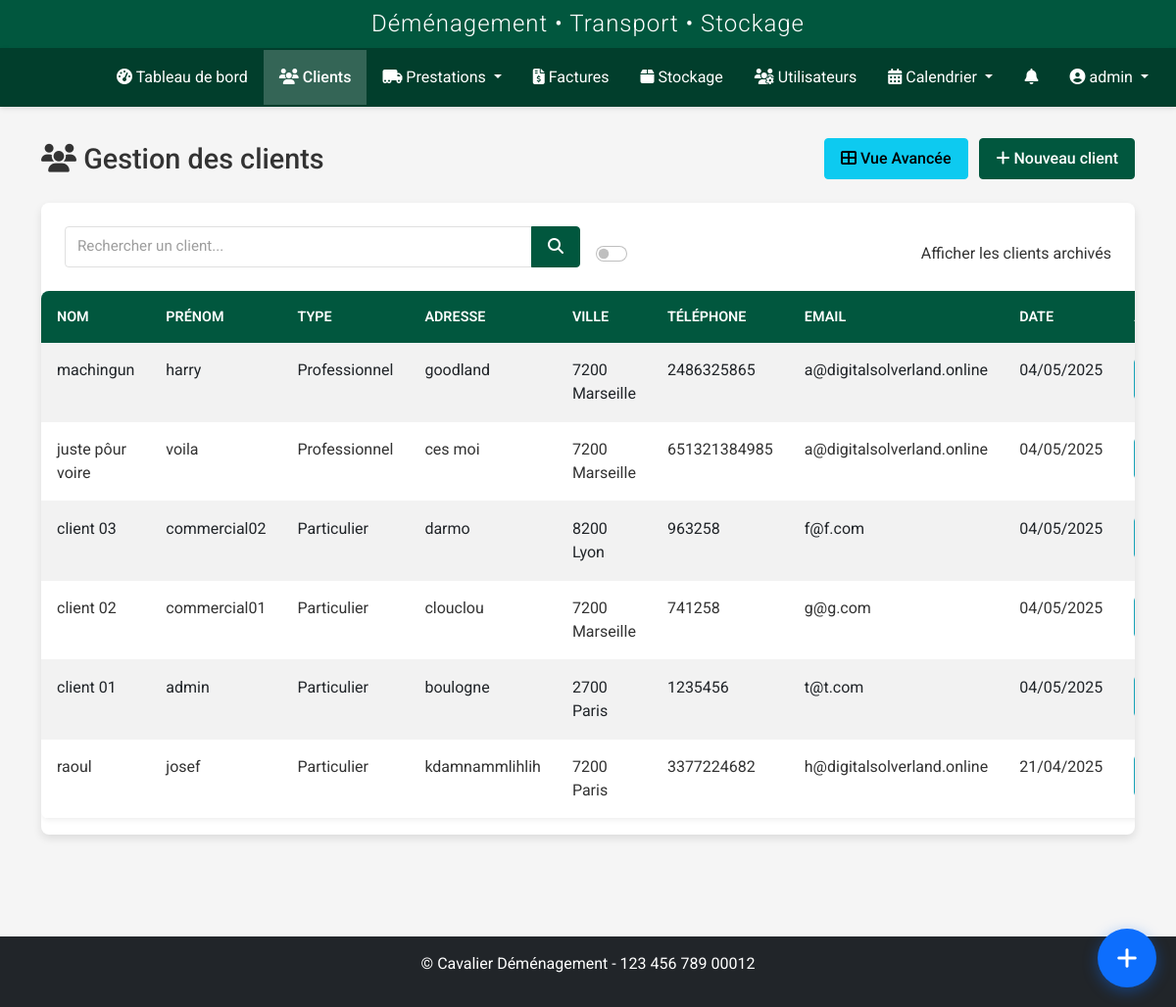
Page /clients/clients (signed in) on the earlier database version.
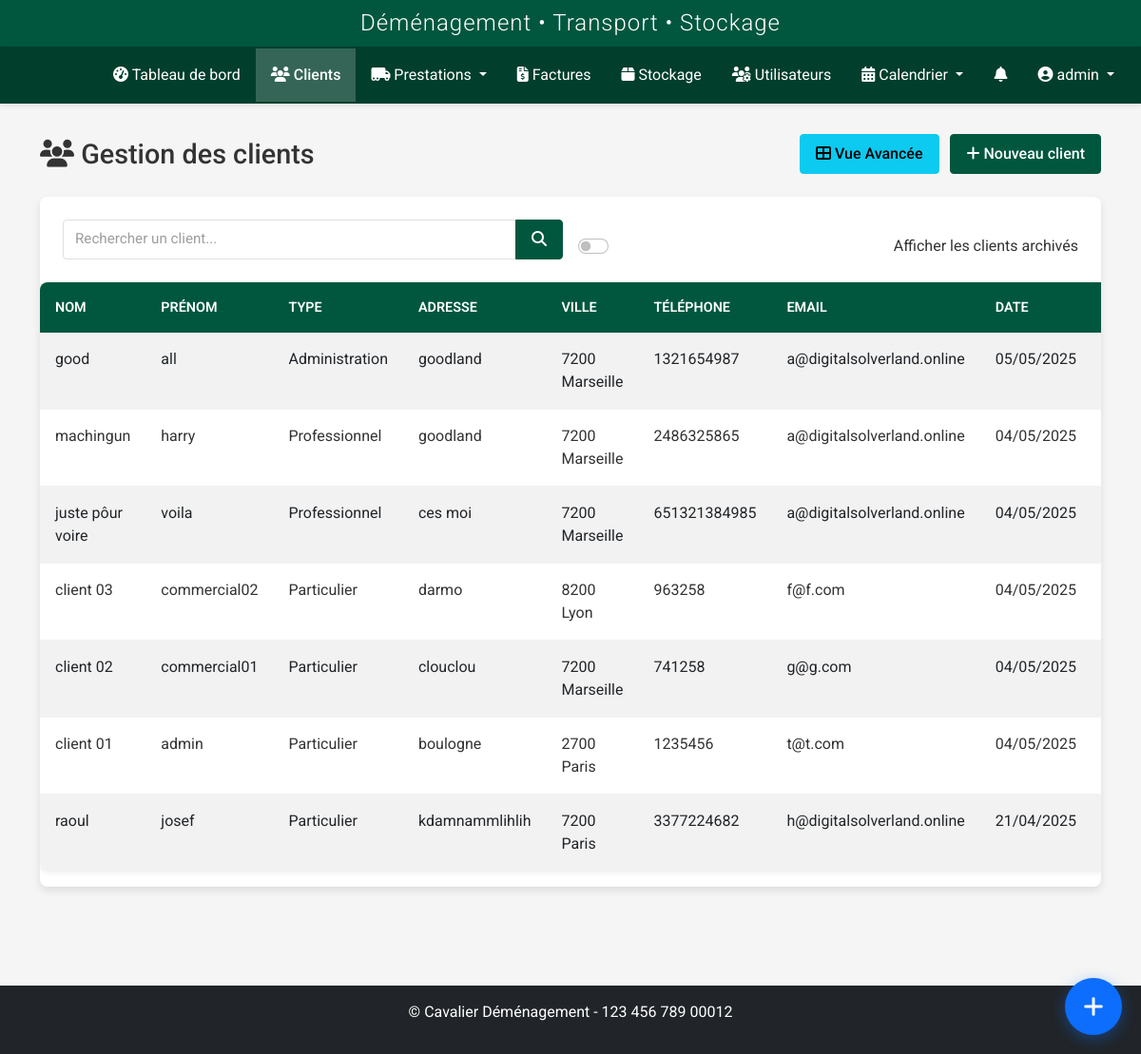
Same page on the later database version.
### models.py (models this page shows, shortened)
class User(UserMixin, db.Model):
    id = db.Column(db.Integer, primary_key=True)
    nom = db.Column(db.String(64), nullable=False)
    prenom = db.Column(db.String(64), nullable=False)
    username = db.Column(db.String(64), unique=True, nullable=False)
    email = db.Column(db.String(120), unique=True, nullable=True)
    password_hash = db.Column(db.String(256), nullable=False)
    role = db.Column(db.String(20), nullable=False, default='transporteur')
    statut = db.Column(db.String(20), nullable=False, default='actif')
    vehicule = db.Column(db.String(100), nullable=True)
    type_vehicule_id = db.Column(db.Integer, db.ForeignKey('type_vehicule.id'), nullable=True)
    permis_conduire = db.Column(db.String(50), nullable=True)
    notes = db.Column(db.Text, nullable=True)
    derniere_connexion = db.Column(db.DateTime, nullable=True)
    date_creation = db.Column(db.DateTime, nullable=False, default=datetime.utcnow)
    prestations = db.relationship('Prestation', secondary=prestation_transporteurs, back_populates='transporteurs')
    type_vehicule = db.relationship('TypeVehicule', backref='transporteurs')
    def is_admin(self):
        return self.role in ['admin', 'superadmin']
    def is_transporteur(self):
        return self.role == 'transporteur' or self.is_admin()

class Client(db.Model):
    id = db.Column(db.Integer, primary_key=True)
    nom = db.Column(db.String(64), nullable=False)
    prenom = db.Column(db.String(64), nullable=False)
    adresse = db.Column(db.Text, nullable=True)
    code_postal = db.Column(db.String(10), nullable=True)
    ville = db.Column(db.String(64), nullable=True)
    pays = db.Column(db.String(64), default='France')
    telephone = db.Column(db.String(20), nullable=True)
    email = db.Column(db.String(120), nullable=True)
    type_client = db.Column(db.String(50), nullable=True)
    tags = db.Column(db.Text, nullable=True)
    observations = db.Column(db.Text, nullable=True)
    statut = db.Column(db.String(20), default='actif')
    archive = db.Column(db.Boolean, default=False)
    date_creation = db.Column(db.DateTime, nullable=False, default=datetime.utcnow)
    commercial_id = db.Column(db.Integer, db.ForeignKey('user.id'), nullable=True)
    commercial = db.relationship('User', backref=db.backref('clients', lazy=True), foreign_keys=[commercial_id])
    prestations_principales = db.relationship('Prestation', backref=db.backref('client_principal', lazy=True), lazy=True, foreign_keys="Prestation.client_id")
    prestations_supplementaires = db.relationship('Prestation', secondary=prestation_clients, back_populates='clients_supplementaires')
    factures = db.relationship('Facture', backref='client', lazy=True)

### routes/client.py (the view, shortened to what this page needs)
@client_bp.route('/clients')
@login_required
@role_required('commercial', 'admin', 'superadmin')
def index():
    form = SearchClientForm()
    query = request.args.get('query', '')
    show_archived = request.args.get('archives', type=bool, default=False)
    clients_query = Client.query
    if not current_user.is_admin():  # Si ce n'est pas un admin/superadmin
        clients_query = clients_query.filter_by(commercial_id=current_user.id)
    if not show_archived:
        clients_query = clients_query.filter_by(archive=False)
    clients = clients_query.order_by(Client.date_creation.desc()).all()
    return render_template(
        'clients/index.html',
        title='Gestion des Clients',
        clients=clients,
        form=form,
        query=query,
        search_query=query,
        show_archived=show_archived
    )

### templates/clients/index.html (shortened to what this page needs)
{% extends 'base.html' %}
{% block content %}
<div class="client-page">
    <div class="page-title">
        <h1><i class="fas fa-users"></i> Gestion des clients</h1>
        <div>
            <a href="{{ url_for('client.liste') }}" class="btn btn-info me-2">
                <i class="fas fa-th-large"></i> Vue Avancée
            </a>
            <a href="{{ url_for('client.add') }}" class="btn btn-primary">
                <i class="fas fa-plus"></i> Nouveau client
            </a>
        </div>
    </div>
    <div class="card">
        <div class="card-body">
            <form method="GET" action="{{ url_for('client.index') }}" class="row g-3 align-items-end">
                <div class="col-md-6">
                    <div class="input-group">
                        <input type="text" name="query" id="client-search" class="form-control" placeholder="Rechercher un client..." value="{{ search_query }}">
                        <button type="submit" class="btn btn-primary">
                            <i class="fas fa-search"></i>
                        </button>
                    </div>
                </div>
                <div class="col-md-6 text-md-end">
                    <div class="form-check form-switch">
                        <input class="form-check-input" type="checkbox" id="archive-toggle" name="archives" {% if show_archived %}checked{% endif %} onchange="this.form.submit()">
                        <label class="form-check-label" for="archive-toggle">Afficher les clients archivés</label>
                    </div>
                </div>
            </form>
        </div>
        <div class="table-responsive">
            <table class="table table-hover table-striped">
                <thead>
                    <tr>
                        <th>Nom</th>
                        <th>Prénom</th>
                        <th>Type</th>
                        <th>Adresse</th>
                        <th>Ville</th>
                        <th>Téléphone</th>
                        <th>Email</th>
                        <th>Date</th>
                        <th>Actions</th>
                    </tr>
                </thead>
                <tbody>
                    {% if clients %}
                        {% for client in clients %}
                            <tr {% if client.archive %}class="table-secondary"{% endif %}>
                                <td>{{ client.nom }}</td>
                                <td>{{ client.prenom }}</td>
                                <td>{{ client.type_client }}</td>
                                <td>{{ client.adresse|truncate(20) }}</td>
                                <td>
                                  {% if client.code_postal or client.ville %}
                                    {{ client.code_postal }} {{ client.ville }}
                                  {% endif %}
                                </td>
                                <td>{{ client.telephone }}</td>
                                <td>{{ client.email }}</td>
                                <td>{{ client.date_creation.strftime('%d/%m/%Y') }}</td>
                                <td>
                                </td>
                            </tr>
                        {% endfor %}
                    {% endif %}
                </tbody>
            </table>
        </div>
    </div>
</div>
{% endblock %}

### templates/base.html (shortened to what this page needs)
<!DOCTYPE html>
<html lang="fr">
<head>
    <link href="https://cdn.jsdelivr.net/npm/bootstrap@5.2.3/dist/css/bootstrap.min.css" rel="stylesheet">
    <link rel="stylesheet" href="https://cdnjs.cloudflare.com/ajax/libs/font-awesome/6.2.1/css/all.min.css">
    <link rel="stylesheet" href="https://cdnjs.cloudflare.com/ajax/libs/toastr.js/latest/toastr.min.css">
    <link href="https://cdn.jsdelivr.net/npm/fullcalendar@5.11.3/main.min.css" rel="stylesheet">
    <link href="https://cdn.jsdelivr.net/npm/summernote@0.8.18/dist/summernote-lite.min.css" rel="stylesheet">
    <link rel="stylesheet" href="{{ url_for('static', filename='css/style.css') }}">
    <link rel="stylesheet" href="{{ url_for('static', filename='css/notification-flash.css') }}">
    <link rel="stylesheet" href="{{ url_for('static', filename='css/notifications.css') }}">
    <link rel="stylesheet" href="{{ url_for('static', filename='css/prestations.css') }}">
    <link rel="stylesheet" href="{{ url_for('static', filename='css/custom-calendar.css') }}">
    <link rel="stylesheet" href="{{ url_for('static', filename='css/navbar-logos.css') }}">
    <link rel="stylesheet" href="{{ url_for('static', filename='css/whatsapp-buttons.css') }}">
    <link rel="stylesheet" href="{{ url_for('static', filename='css/quick-access-bubble.css') }}">
</head>
<body {% if current_user.is_authenticated %}data-user-role="{{ current_user.role }}" data-user-id="{{ current_user.id }}"{% endif %}>
    {% if current_user.is_authenticated %}
        <header>
            <div class="app-header">
                <h2>Déménagement • Transport • Stockage</h2>
            </div>
            <nav class="navbar navbar-dark navbar-expand-lg">
                <div class="container-fluid">
                    <a class="navbar-brand" href="{{ url_for('dashboard.index') }}">
                        <div class="logo-slideshow">
                        </div>
                    </a>
                    <div class="collapse navbar-collapse" id="navbarMain">
                        <ul class="navbar-nav me-auto mb-2 mb-lg-0">
                            <li class="nav-item">
                                <a class="nav-link {% if request.endpoint == 'dashboard.index' %}active{% endif %}" href="{{ url_for('dashboard.index') }}">
                                    <i class="fas fa-tachometer-alt"></i> Tableau de bord
                                </a>
                            </li>
                            <li class="nav-item">
                                <a class="nav-link {% if request.endpoint.startswith('client.') %}active{% endif %}" href="{{ url_for('client.index') }}">
                                    <i class="fas fa-users"></i> Clients
                                </a>
                            </li>
                            <li class="nav-item dropdown">
                                <a class="nav-link dropdown-toggle {% if request.endpoint.startswith('prestation.') %}active{% endif %}" href="#" id="prestationsDropdown" role="button" data-bs-toggle="dropdown" aria-expanded="false">
                                    <i class="fas fa-truck-moving"></i> Prestations
                                </a>
                            </li>
                            <li class="nav-item">
                                <a class="nav-link {% if request.endpoint.startswith('facture.') %}active{% endif %}" href="{{ url_for('facture.index') }}">
                                    <i class="fas fa-file-invoice-dollar"></i> Factures
                                </a>
                            </li>
                            <li class="nav-item">
                                <a class="nav-link {% if request.endpoint.startswith('stockage.') %}active{% endif %}" href="{{ url_for('stockage.index') }}">
                                    <i class="fas fa-box"></i> Stockage
                                </a>
                            </li>
                            {% if current_user.is_admin %}
                            <li class="nav-item">
                                <a class="nav-link {% if request.endpoint.startswith('user.') %}active{% endif %}" href="{{ url_for('user.index') }}">
                                    <i class="fas fa-users-cog"></i> Utilisateurs
                                </a>
                            </li>
                            {% endif %}
                            <li class="nav-item dropdown">
                                <a class="nav-link dropdown-toggle {% if request.endpoint.startswith('calendrier.') %}active{% endif %}" href="#" id="calendrierDropdown" role="button" data-bs-toggle="dropdown" aria-expanded="false">
                                    <i class="fas fa-calendar-alt"></i> Calendrier
                                </a>
                            </li>
                        </ul>
                        <ul class="navbar-nav">
                            {% if current_user.is_authenticated and (current_user.is_transporteur() or current_user.is_admin() or current_user.role in ['commercial', 'superadmin']) %}
                            <li class="nav-item">
                                <a href="{{ url_for('transporteur_prestations.notifications') }}" class="nav-link position-relative">
                                    <i class="fas fa-bell"></i>
                                </a>
                            </li>
                            {% endif %}
                            <li class="nav-item dropdown">
                                <a class="nav-link dropdown-toggle" href="#" id="userDropdown" role="button" data-bs-toggle="dropdown">
                                    <i class="fas fa-user-circle"></i> {{ current_user.username }}
                                </a>
                            </li>
                        </ul>
                    </div>
                </div>
            </nav>
        </header>
        <main class="main-content">
            <div class="container">
                {% block content %}{% endblock %}
            </div>
        </main>
        <footer class="mt-5 py-3 bg-dark text-white">
            <div class="container text-center">
                <p>&copy; {{ config.COMPANY_FULL_NAME }} - {{ config.COMPANY_SIRET }}</p>
            </div>
        </footer>
    {% else %}
        <main class="main-content">
            <div class="container">
                {% block auth_content %}{% endblock %}
            </div>
        </main>
    {% endif %}
</body>
</html>

Differences in the rows shown:
added Client: nom "good", prenom "all", type_client "Administration", adresse "goodland", code_postal "7200", ville "Marseille", telephone "1321654987", email "a@digitalsolverland.online", date_creation "05/05/2025"
